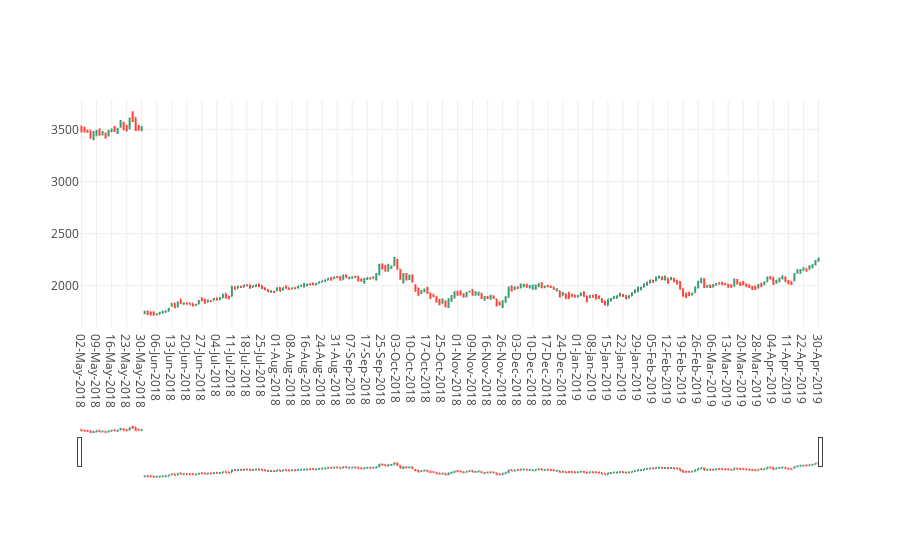

Write notebook code for a chart like this one.
### Code cell
cmp = input("Enter company name: ")
df = pd.read_csv(cmp+'.csv')
trace = go.Ohlc(x=df['Date'],
                open=df['Open Price'],
                high=df['High Price'],
                low=df['Low Price'],
                close=df['Close Price'])
fig = go.Figure(data=[trace])
py.offline.iplot(fig)

### Figure 1 — Plotly figure (JSON) as saved in the notebook; plotly's stock layout.template omitted (floating-point values rounded to 4 significant figures; data arrays with more than 128 entries replaced by an {"elided": "..."} marker saying what was removed)
{"data": [{"close": {"elided": "246 float values"}, "high": {"elided": "246 float values"}, "low": {"elided": "246 float values"}, "open": {"elided": "246 float values"}, "type": "ohlc", "uid": "0b5e6b17-1124-4b4b-8de8-a9dbc807f997", "x": {"elided": "246 str values"}}], "layout": {}}
